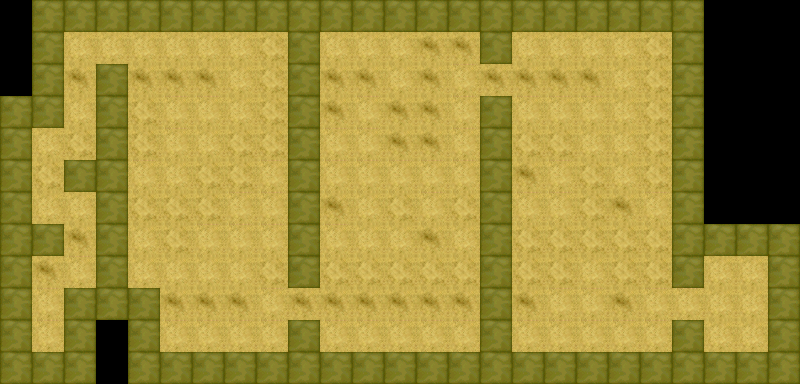

This is a level from a 2D game, rendered from its Tiled map with the project's own tilesets. A one-line summary and the map file follow, with tile-layer data summarised:
An orthogonal 25x12 tile map with 32x32 px tiles, 2 tile layers (floor, wall) and 12 objects (10x Abyss, PlayerExit, PlayerSpawn).

<map version="1.0" orientation="orthogonal" width="25" height="12" tilewidth="32" tileheight="32">
 <tileset firstgid="1" name="tileset" tilewidth="32" tileheight="32">
  <image source="tileset.png" width="224" height="128" />
 </tileset>
 <layer name="floor" width="25" height="12">
  <data>[300 cells, 211 non-empty, 4 distinct tile ids]</data>
 </layer>
 <layer name="wall" width="25" height="12">
  <data>[300 cells, 103 non-empty, 1 distinct tile ids]</data>
 </layer>
 <objectgroup name="x" width="25" height="12">
  <object type="Abyss" x="132" y="74" width="50" height="44" />
  <object type="Abyss" x="231" y="72" width="50" height="44" />
  <object type="Abyss" x="139" y="170" width="105" height="44" />
  <object type="Abyss" x="183" y="266" width="50" height="44" />
  <object type="Abyss" x="339" y="233" width="92" height="46" />
  <object type="Abyss" x="421" y="135" width="50" height="44" />
  <object type="Abyss" x="325" y="135" width="50" height="44" />
  <object type="Abyss" x="371" y="41" width="50" height="44" />
  <object type="Abyss" x="562" y="51" width="59" height="153" />
  <object type="Abyss" x="527" y="273" width="101" height="71" />
  <object type="PlayerExit" x="744" y="296" width="17" height="14" />
  <object type="PlayerSpawn" x="45" y="327" width="13" height="18" />
 </objectgroup>
</map>